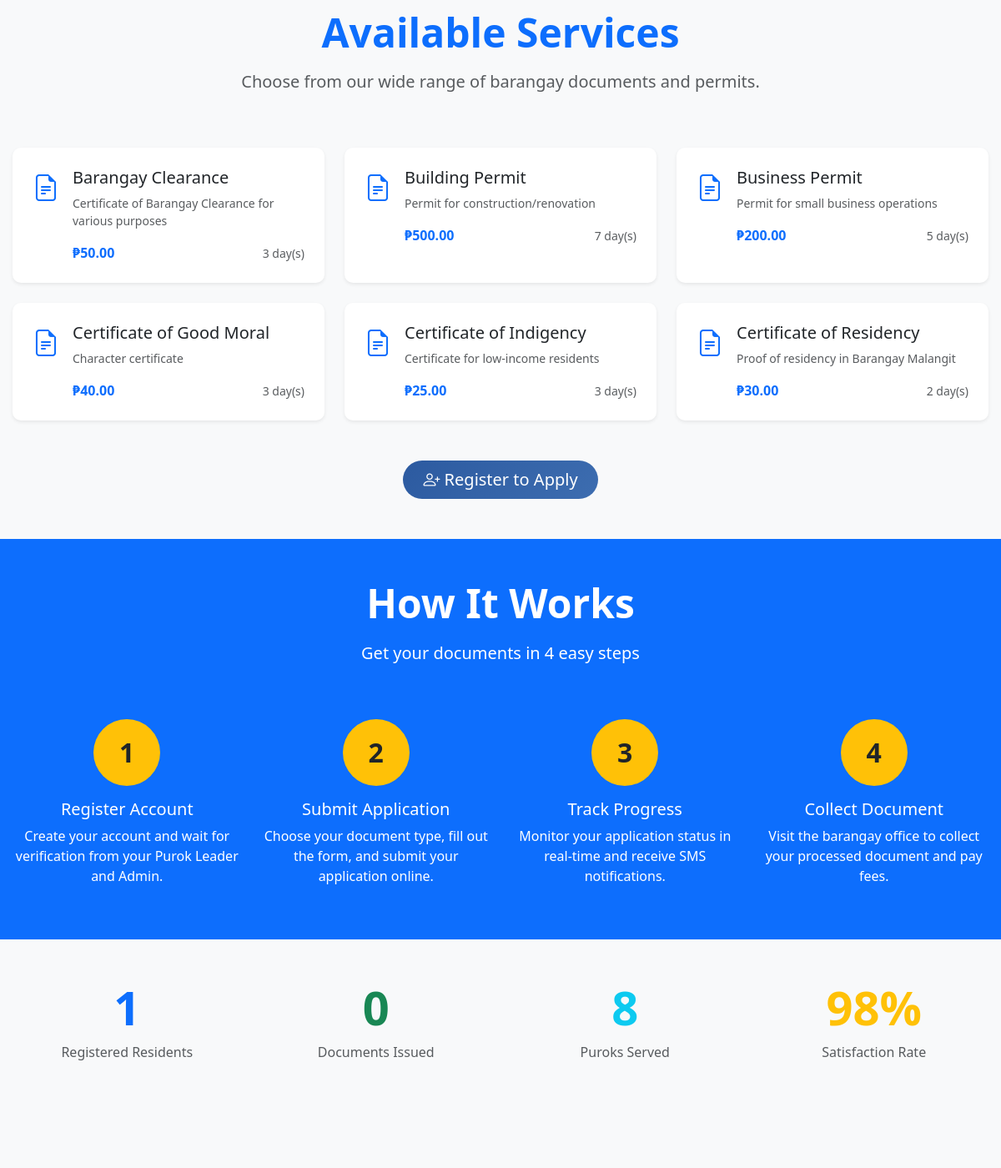
The app's page / (middle part), older data.
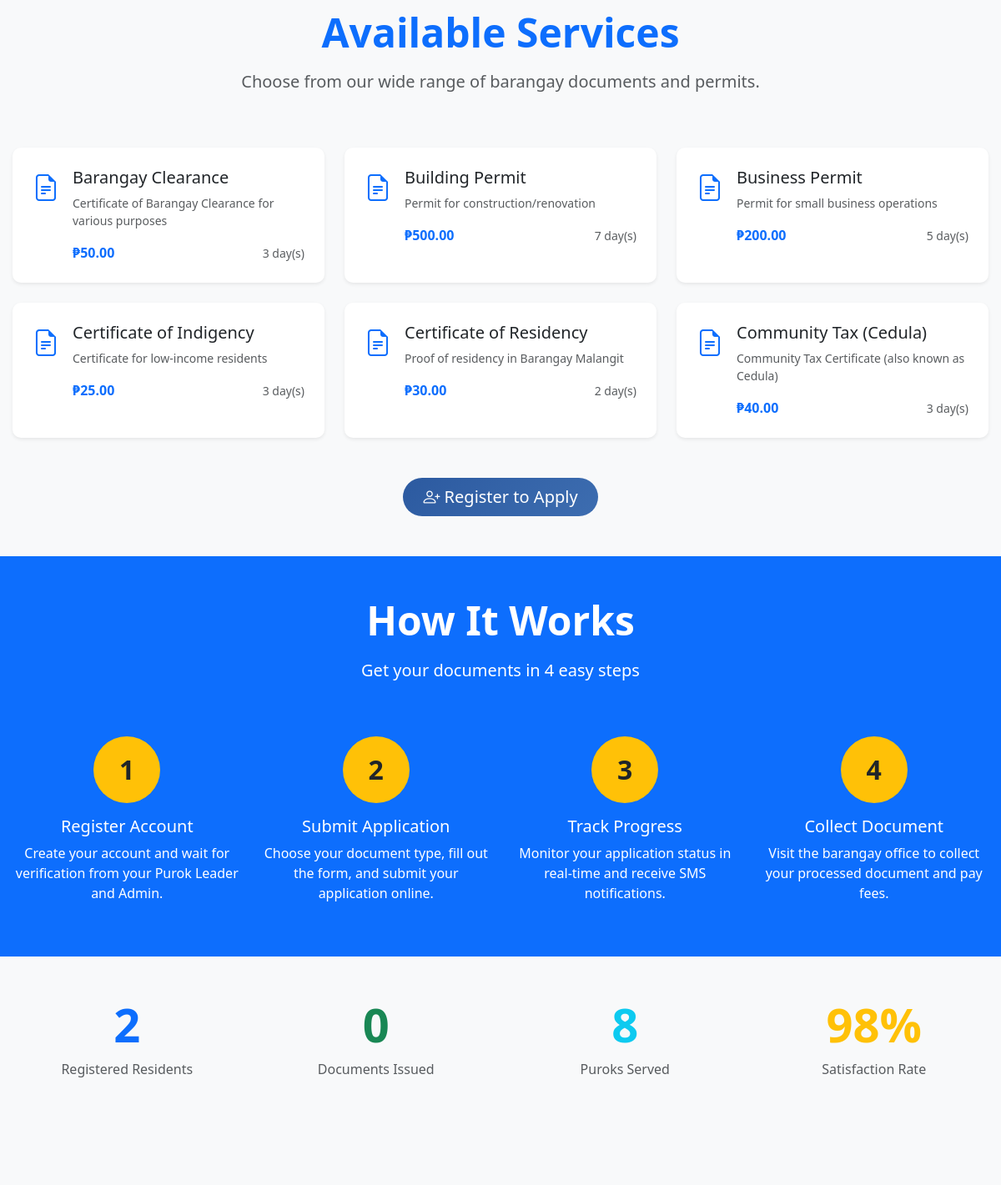
The same page, newer data.
### tables this page shows
CREATE TABLE `document_types` (
  `id` int(11) NOT NULL,
  `type_name` varchar(100) NOT NULL,
  `description` text DEFAULT NULL,
  `fee` decimal(8,2) DEFAULT 0.00,
  `requirements` text DEFAULT NULL,
  `processing_days` int(11) DEFAULT 3,
  `is_active` tinyint(1) DEFAULT 1,
  `created_at` timestamp NOT NULL DEFAULT current_timestamp()
);

### config.php (called while the page is built, shortened)
<?php
function isLoggedIn() {
    if (!isset($_SESSION['user_id']) || empty($_SESSION['user_id'])) {
        return false;
    }
}
?>

### index.php (the view, shortened to what this page needs)
<?php
require_once 'config.php';
include 'header.php';
?>
<div class="main-content">
    <section class="py-5">
        <div class="container">
            <div class="row text-center mb-5">
                <div class="col-lg-8 mx-auto">
                    <h2 class="display-5 fw-bold text-primary mb-3">Available Services</h2>
                    <p class="lead text-muted">Choose from our wide range of barangay documents and permits.</p>
                </div>
            </div>
            <div class="row g-4">
                <?php
                $stmt = $pdo->prepare("SELECT * FROM document_types WHERE is_active = 1 ORDER BY type_name");
                $stmt->execute();
                $documentTypes = $stmt->fetchAll();
                foreach ($documentTypes as $docType):
                ?>
                    <div class="col-md-6 col-lg-4">
                        <div class="card h-100 service-card">
                            <div class="card-body p-4">
                                <div class="d-flex align-items-start">
                                    <div class="service-icon me-3">
                                        <i class="bi bi-file-earmark-text text-primary fs-2"></i>
                                    </div>
                                    <div class="flex-grow-1">
                                        <h5 class="card-title"><?php echo htmlspecialchars($docType['type_name']); ?></h5>
                                        <p class="card-text text-muted small"><?php echo htmlspecialchars($docType['description']); ?></p>
                                        <div class="d-flex justify-content-between align-items-center mt-3">
                                            <span class="text-primary fw-bold">₱<?php echo number_format($docType['fee'], 2); ?></span>
                                            <small class="text-muted"><?php echo $docType['processing_days']; ?> day(s)</small>
                                        </div>
                                    </div>
                                </div>
                            </div>
                        </div>
                    </div>
                <?php endforeach; ?>
            </div>
            <div class="text-center mt-5">
                <?php if (isLoggedIn() && $_SESSION['role'] === 'resident'): ?>
                    <a href="apply.php" class="btn btn-primary btn-lg">
                        <i class="bi bi-file-earmark-plus"></i> Apply for Document
                    </a>
                <?php else: ?>
                    <a href="register.php" class="btn btn-primary btn-lg">
                        <i class="bi bi-person-plus"></i> Register to Apply
                    </a>
                <?php endif; ?>
            </div>
        </div>
    </section>
    <section class="py-5 bg-primary text-white">
        <div class="container">
            <div class="row text-center mb-5">
                <div class="col-lg-8 mx-auto">
                    <h2 class="display-5 fw-bold mb-3">How It Works</h2>
                    <p class="lead">Get your documents in 4 easy steps</p>
                </div>
            </div>
            <div class="row g-4">
                <div class="col-md-6 col-lg-3">
                    <div class="text-center">
                        <div class="step-number bg-warning text-dark rounded-circle d-inline-flex align-items-center justify-content-center mb-3" style="width: 80px; height: 80px; font-size: 2rem; font-weight: bold;">
                            1
                        </div>
                        <h5>Register Account</h5>
                        <p>Create your account and wait for verification from your Purok Leader and Admin.</p>
                    </div>
                </div>
                <div class="col-md-6 col-lg-3">
                    <div class="text-center">
                        <div class="step-number bg-warning text-dark rounded-circle d-inline-flex align-items-center justify-content-center mb-3" style="width: 80px; height: 80px; font-size: 2rem; font-weight: bold;">
                            2
                        </div>
                        <h5>Submit Application</h5>
                        <p>Choose your document type, fill out the form, and submit your application online.</p>
                    </div>
                </div>
                <div class="col-md-6 col-lg-3">
                    <div class="text-center">
                        <div class="step-number bg-warning text-dark rounded-circle d-inline-flex align-items-center justify-content-center mb-3" style="width: 80px; height: 80px; font-size: 2rem; font-weight: bold;">
                            3
                        </div>
                        <h5>Track Progress</h5>
                        <p>Monitor your application status in real-time and receive SMS notifications.</p>
                    </div>
                </div>
                <div class="col-md-6 col-lg-3">
                    <div class="text-center">
                        <div class="step-number bg-warning text-dark rounded-circle d-inline-flex align-items-center justify-content-center mb-3" style="width: 80px; height: 80px; font-size: 2rem; font-weight: bold;">
                            4
                        </div>
                        <h5>Collect Document</h5>
                        <p>Visit the barangay office to collect your processed document and pay fees.</p>
                    </div>
                </div>
            </div>
        </div>
    </section>
    <section class="py-5 bg-light">
        <div class="container">
            <div class="row text-center">
                <div class="col-lg-3 col-md-6 mb-4">
                    <div class="stat-item">
                        <h3 class="display-4 fw-bold text-primary">
                            <?php
                            $stmt = $pdo->prepare("SELECT COUNT(*) FROM users WHERE role = 'resident' AND status = 'approved'");
                            $stmt->execute();
                            echo number_format($stmt->fetchColumn());
                            ?>
                        </h3>
                        <p class="text-muted">Registered Residents</p>
                    </div>
                </div>
                <div class="col-lg-3 col-md-6 mb-4">
                    <div class="stat-item">
                        <h3 class="display-4 fw-bold text-success">
                            <?php
                            $stmt = $pdo->prepare("SELECT COUNT(*) FROM applications WHERE status = 'completed'");
                            $stmt->execute();
                            echo number_format($stmt->fetchColumn());
                            ?>
                        </h3>
                        <p class="text-muted">Documents Issued</p>
                    </div>
                </div>
                <div class="col-lg-3 col-md-6 mb-4">
                    <div class="stat-item">
                        <h3 class="display-4 fw-bold text-info">
                            <?php
                            $stmt = $pdo->prepare("SELECT COUNT(*) FROM puroks");
                            $stmt->execute();
                            echo number_format($stmt->fetchColumn());
                            ?>
                        </h3>
                        <p class="text-muted">Puroks Served</p>
                    </div>
                </div>
                <div class="col-lg-3 col-md-6 mb-4">
                    <div class="stat-item">
                        <h3 class="display-4 fw-bold text-warning">98%</h3>
                        <p class="text-muted">Satisfaction Rate</p>
                    </div>
                </div>
            </div>
        </div>
    </section>
    <section class="py-5">
    </section>
</div>
<?php include 'footer.php'; ?>

### header.php (shortened to what this page needs)
<?php
require_once 'config.php';
?>
<!DOCTYPE html>
<html lang="en">
<head>
    <link href="https://cdn.jsdelivr.net/npm/bootstrap@5.3.2/dist/css/bootstrap.min.css" rel="stylesheet">
    <link rel="stylesheet" href="https://cdn.jsdelivr.net/npm/bootstrap-icons@1.11.1/font/bootstrap-icons.css">
    <link href="https://cdn.jsdelivr.net/npm/select2@4.1.0-rc.0/dist/css/select2.min.css" rel="stylesheet" />
    <link href="https://cdn.jsdelivr.net/npm/select2-bootstrap-5-theme@1.3.0/dist/select2-bootstrap-5-theme.min.css" rel="stylesheet" />
    <link href="https://cdn.datatables.net/1.13.7/css/dataTables.bootstrap5.min.css" rel="stylesheet">
    <link href="https://cdn.datatables.net/responsive/2.5.0/css/responsive.bootstrap5.min.css" rel="stylesheet">
    <link href="assets/css/sidebar.css" rel="stylesheet">
</head>
<body>
</body>
</html>

### footer.php (shortened to what this page needs)
</body>
</html>

### assets/css/sidebar.css (style rules this page uses)
.main-content { margin-left: 250px; padding: 1.5rem; transition: margin-left 0.3s ease; }

### header.php (style rules this page uses)
:root { --primary-color: #2c5aa0; --secondary-color: #f8f9fa; --success-color: #28a745; --warning-color: #ffc107; --danger-color: #dc3545; --info-color: #17a2b8; --dark-color: #343a40; --light-color: #f8f9fa; }
body { font-family: 'Segoe UI', Tahoma, Geneva, Verdana, sans-serif; background-color: var(--secondary-color); padding-top: 56px; }
.card { border: none; border-radius: 10px; box-shadow: 0 0.125rem 0.25rem rgba(0, 0, 0, 0.075); transition: all 0.3s ease; }
.btn-primary { background: linear-gradient(135deg, var(--primary-color), #3d6db0); border: none; border-radius: 25px; padding: 0.5rem 1.5rem; transition: all 0.3s ease; }
.d-flex { min-width: 0; }
.flex-grow-1 { min-width: 0; }
.card-body { overflow: visible !important; position: relative; z-index: 1; }
.card { overflow: visible !important; }
.main-content { overflow: visible !important; }

### index.php (style rules this page uses)
.main-content { margin-left: 0 !important; margin-right: 0; width: 100%; padding: 0 !important; }
.container { max-width: 1200px; margin: 0 auto; padding: 0 15px; }
section { width: 100%; margin: 0; padding: 4rem 0; }
.main-content { margin-left: 0 !important; padding: 0 !important; }
section { padding: 4rem 0; overflow: hidden; }
.card { height: 100%; transition: all 0.3s ease; }

Row changes from the older to the newer data that the page shows:
changed document_types: type_name "Certificate of Good Moral" → "Community Tax (Cedula)"; description "Character certificate" → "Community Tax Certificate (also known as Cedula)"; moves down the list
Text that changed along with them:
$stmt->fetchColumn(): "1" → "2"
